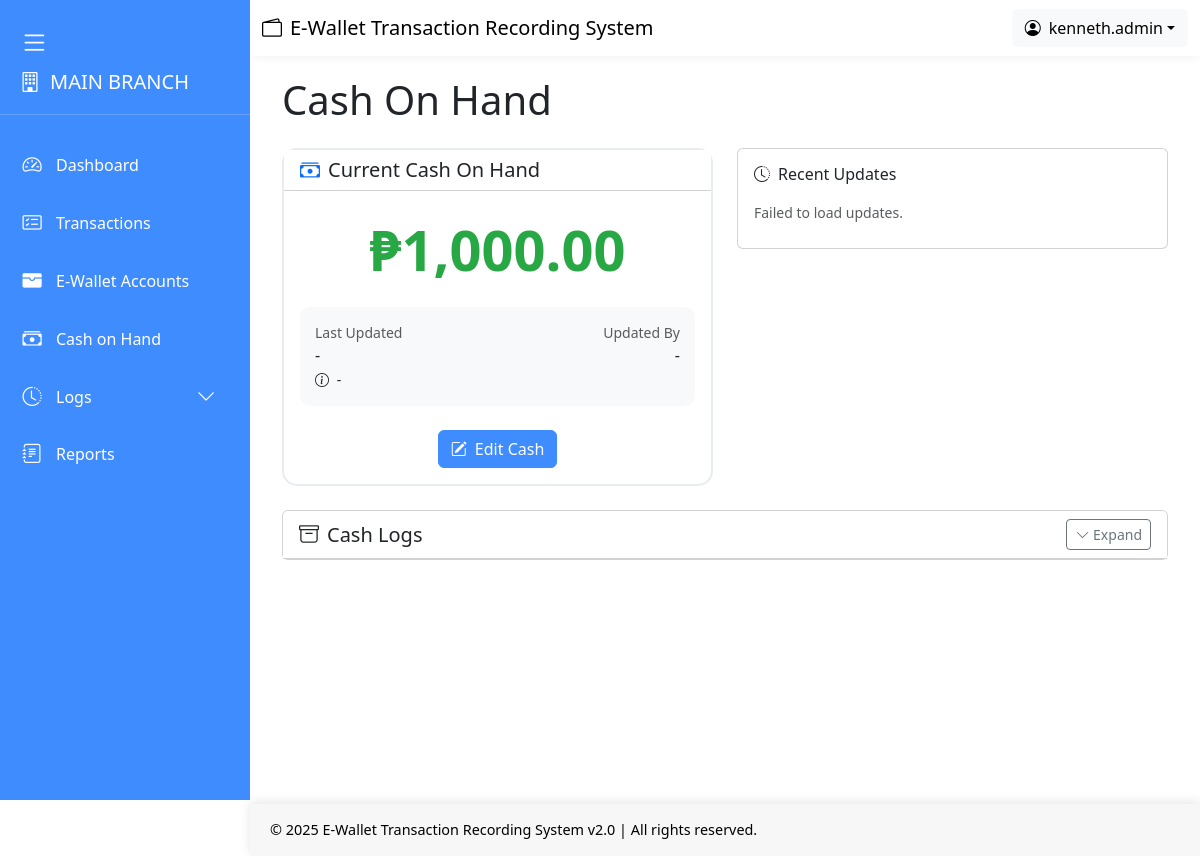
/public/cash_on_hand.php (signed in), run on an earlier commit of the app's database.
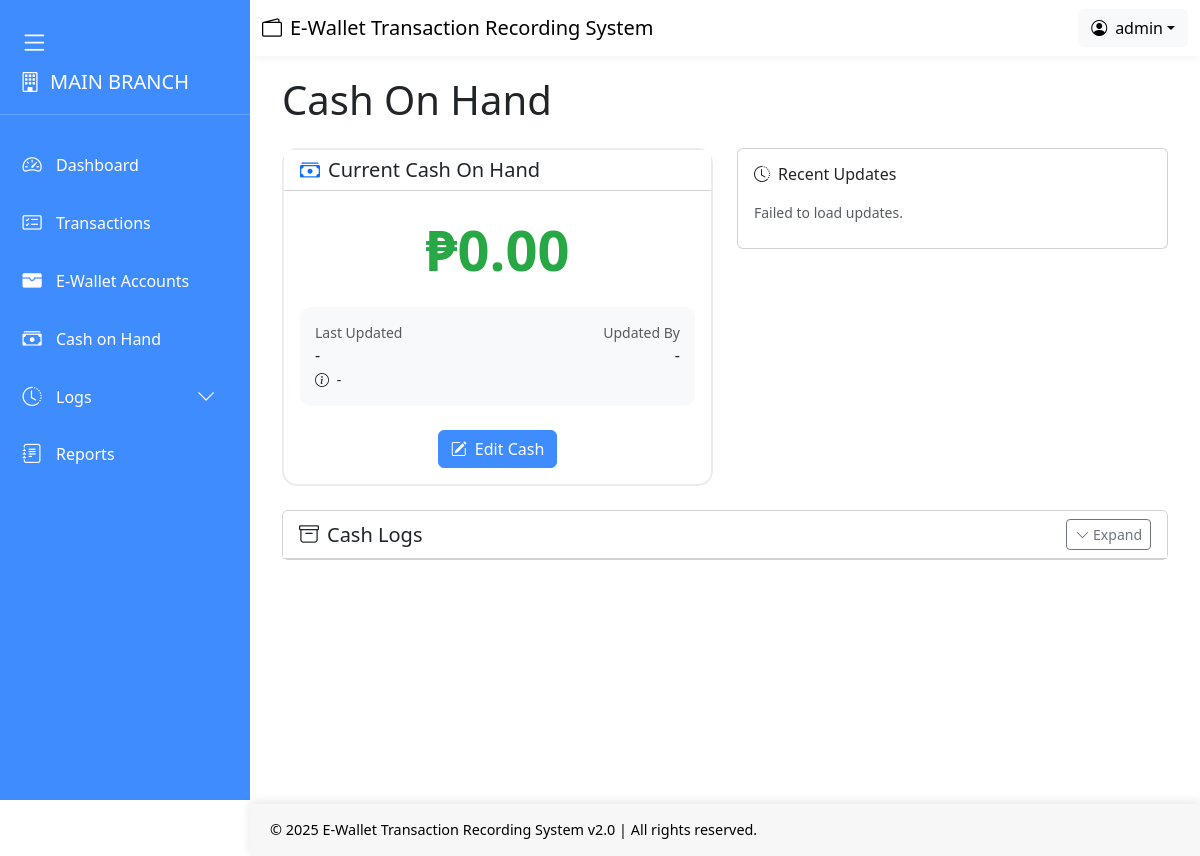
And on a later commit of the database.
### tables this page shows
CREATE TABLE `branches` (
  `id` int(10) UNSIGNED NOT NULL,
  `branch_name` varchar(255) NOT NULL,
  `address` varchar(500) DEFAULT NULL,
  `current_coh` decimal(15,2) NOT NULL DEFAULT 0.00,
  `status` tinyint(1) NOT NULL DEFAULT 1,
  `created_at` datetime NOT NULL DEFAULT current_timestamp(),
  `updated_at` datetime NOT NULL DEFAULT current_timestamp() ON UPDATE current_timestamp()
);

### config/helpers.php (called while the page is built, shortened)
<?php
require 'db.php';
function currentBranchId()
{
    return $_SESSION['branch_id'] ?? null;
}
function currentRole()
{
    return $_SESSION['role'] ?? null;
}
function currentBranchName()
{
    $branchId = currentBranchId();
    global $con;
    $stmt = $con->prepare("SELECT branch_name FROM branches WHERE id = ? LIMIT 1");
    $stmt->bind_param("i", $branchId);
    $stmt->execute();
    $result = $stmt->get_result();
    if ($result && $row = $result->fetch_assoc()) {
        return $row['branch_name'];
    }
    return "Unknown Branch";
}
function fetchCurrentBranchCoh($branchId) {
    global $con;
    $stmt = $con->prepare("SELECT current_coh FROM branches WHERE id = ? LIMIT 1");
    $stmt->bind_param("i", $branchId);
    $stmt->execute();
    $result = $stmt->get_result();
    if ($result && $row = $result->fetch_assoc()) {
        return $row['current_coh'];
    }
    return 0;
}

### public/cash_on_hand.php (the view, shortened to what this page needs)
<!DOCTYPE html>
<html lang="en">
<?php include '../views/head.php'; ?>
<body>
    <?php include '../views/sidebar.php'; ?>
    <?php include '../views/header.php'; ?>
    <div class="content" id="mainContent">
        <div class="container-fluid">
            <h1 class="mb-4">Cash On Hand </h1>
            <div class="row">
                <div class="col-lg-8 col-xl-6">
                    <div class="card cash-card">
                        <div class="card-header bg-white">
                            <h5 class="card-title mb-0 d-flex align-items-center">
                                <i class="bi bi-cash-stack me-2 text-primary"></i>
                                Current Cash On Hand
                            </h5>
                        </div>
                        <div class="card-body text-center">
                            <div class="cash-amount mb-3" id="currentCashAmount">
                                <?php
                                echo '₱' . number_format(fetchCurrentBranchCoh($_SESSION['branch_id']), 2);
                                ?>
                            </div>
                            <div class="cash-info mb-4">
                                <div class="row">
                                    <div class="col-6 text-start">
                                        <small class="text-muted d-block">Last Updated</small>
                                        <div class="fw-medium" id="lastUpdatedDate">-</div>
                                        <small>
                                            <i class="bi bi-info-circle me-1"></i>
                                            <span id="lastUpdatedTime">-</span>
                                        </small>
                                    </div>
                                    <div class="col-6 text-end">
                                        <small class="text-muted d-block">Updated By</small>
                                        <div class="fw-medium" id="updatedBy">-</div>
                                    </div>
                                </div>
                            </div>
                            <button class="btn btn-primary edit-btn" id="editCashBtn">
                                <i class="bi bi-pencil-square me-1"></i> Edit Cash
                            </button>
                        </div>
                    </div>
                </div>
                <div class="col-lg-4 col-xl-6 mt-4 mt-lg-0">
                    <div class="row">
                        <div class="col-12">
                            <div class="card">
                                <div class="card-body">
                                    <h6 class="card-title">
                                        <i class="bi bi-clock-history me-2"></i>Recent Updates
                                    </h6>
                                    <div class="list-group list-group-flush" id="updateHistory">
                                    </div>
                                </div>
                            </div>
                        </div>
                    </div>
                </div>
            </div>
            <div class="row mt-4">
                <div class="col-12">
                    <div class="card">
                        <div class="card-header bg-white d-flex justify-content-between align-items-center">
                            <h5 class="card-title mb-0">
                                <i class="bi bi-archive me-2"></i>Cash Logs
                            </h5>
                            <button class="btn btn-sm btn-outline-secondary" id="toggleHistory">
                                <i class="bi bi-chevron-down"></i> Expand
                            </button>
                        </div>
                    </div>
                </div>
            </div>
        </div>
    </div>
    <?php include '../views/footer.php'; ?>
</body>
</html>

### views/head.php (shortened to what this page needs)
<head>
    <link rel="stylesheet" href="../assets/css/bootstrap.min.css">
    <link rel="stylesheet" href="../assets/css/bootstrap-icons.css">
    <link rel="stylesheet" href="../assets/css/dataTables.bootstrap5.min.css">
    <link rel="stylesheet" href="../assets/css/style.css">
    <link rel="stylesheet" href="https://cdn.datatables.net/buttons/2.4.2/css/buttons.bootstrap5.min.css">
</head>

### views/sidebar.php (shortened to what this page needs)
<?php
require '../config/helpers.php';
?>
<div class="sidebar position-fixed" id="sidebar">
    <button class="hamburger-btn" id="hamburgerBtn">
        <i class="bi bi-list"></i>
    </button>
    <h5 class="text-center mb-4">
        <i class="bi bi-building"></i> <span>
            <?php
            if ($_SESSION['role'] === 'super_admin') {
                echo "SUPER ADMIN PANEL";
            } else {
                echo htmlspecialchars(currentBranchName());
            }
            ?>
        </span>
    </h5>
    <a href="<?= (currentRole() === 'super_admin') ? 'super_admin_dashboard' : 'dashboard'; ?>" class="menu-item">
        <i class="bi bi-speedometer2"></i>
        <span class="menu-text">Dashboard</span>
    </a>
    <a href="transactions" class="menu-item">
        <i class="bi bi-card-checklist"></i> <span class="menu-text">Transactions</span>
    </a>
    <a href="e-wallets" class="menu-item">
        <i class="bi bi-wallet-fill"></i> <span class="menu-text">E-Wallet Accounts</span>
    </a>
    <?php if (currentRole() !== 'super_admin'): ?>
        <a href="cash_on_hand" class="menu-item">
            <i class="bi bi-cash-stack"></i> <span class="menu-text">Cash on Hand</span>
        </a>
    <?php endif; ?>
    <?php if (currentRole() === 'super_admin' || currentRole() === 'admin'): ?>
        <div class="menu-item has-submenu">
            <a href="javascript:void(0)" class="menu-link" onclick="toggleSubmenu(this)">
                <i class="bi bi-clock-history"></i>
                <span class="menu-text">Logs</span>
                <i class="bi bi-chevron-down ms-auto submenu-icon"></i>
            </a>
        </div>
    <?php endif; ?>
    <a href="reports" class="menu-item">
        <i class="bi bi-journal-text"></i> <span class="menu-text">Reports</span>
    </a>
</div>

### views/header.php (shortened to what this page needs)
<nav class="navbar" id="navbar">
    <div class="container-fluid">
        <span class="navbar-brand">
            <i class="bi bi-wallet2 me-2"></i>E-Wallet Transaction Recording System
        </span>
        <div class="dropdown">
            <button class="btn btn-light dropdown-toggle d-flex align-items-center" type="button" id="userMenu"
                data-bs-toggle="dropdown" aria-expanded="false">
                <i class="bi bi-person-circle me-2"></i>
                <span>
                    <?php echo htmlspecialchars($_SESSION['name'] ?? 'User'); ?>
                </span>
            </button>
        </div>
    </div>
</nav>

### views/footer.php (shortened to what this page needs)
<footer class="footer" id="footer">
    <div class="footer-content">
        <div class="footer-copyright">
            © 2025 E-Wallet Transaction Recording System v2.0 | All rights reserved.
        </div>
    </div>
</footer>

### assets/css/style.css (style rules this page uses)
body { background: white; transition: margin-left 0.3s ease; }
.btn-primary { background-color: #3f8cff; border-color: #3f8cff; }
.sidebar { width: 250px; background: #3f8cff; min-height: 100vh; padding-top: 20px; color: white; transition: all 0.3s ease; overflow-x: hidden; position: fixed; left: 0; top: 0; z-index: 1000; }
.sidebar a { color: white; text-decoration: none; transition: all 0.3s ease; }
.sidebar .menu-item { padding: 12px 20px; display: flex; align-items: center; border-radius: 6px; margin-bottom: 5px; white-space: nowrap; }
.sidebar .menu-item i { font-size: 1.2rem; margin-right: 12px; min-width: 24px; text-align: center; }
.sidebar .menu-text { transition: opacity 0.3s ease; opacity: 1; }
.sidebar h5 { display: flex; align-items: center; justify-content: flex-start; padding: 0 20px 20px 20px; margin-bottom: 20px; border-bottom: 1px solid rgba(255, 255, 255, 0.2); margin-top: 50px; transition: all 0.3s ease; }
.sidebar h5 span { margin-left: 10px; transition: all 0.3s ease; }
.hamburger-btn { position: absolute; top: 15px; left: 15px; background: transparent; border: none; color: white; font-size: 1.8rem; cursor: pointer; padding: 5px; z-index: 1001; transition: all 0.3s ease; }
.content { margin-left: 250px; padding: 20px; transition: margin-left 0.3s ease; min-height: 100vh; }
.navbar { background: white; box-shadow: 0 2px 10px rgba(0, 0, 0, 0.05); position: sticky; top: 0; z-index: 999; margin-left: 250px; transition: margin-left 0.3s ease; }
.footer { background: #f7f7f7; color: rgb(0, 0, 0); padding: 15px 0; text-align: center; position: fixed; bottom: 0; left: 250px; width: calc(100% - 250px); z-index: 1000; box-shadow: 0 -2px 10px rgba(0, 0, 0, 0.1); transition: all 0.3s ease; }
.footer-content { display: flex; justify-content: space-between; align-items: center; padding: 0 20px; font-size: 0.9rem; }
.cash-card { border: 2px solid #e9ecef; border-radius: 15px; transition: all 0.3s ease; }
.cash-amount { font-size: 3.5rem; font-weight: 700; color: #28a745; }
.cash-info { background-color: #f8f9fa; border-radius: 10px; padding: 15px; }
.edit-btn { min-width: 100px; }
.has-submenu { display: flex; flex-direction: column; }
.has-submenu > .menu-link { display: flex; align-items: center; width: 100%; }

What changed in the data, as far as the page shows it:
changed branches "MAIN BRANCH": current_coh "1,000.00" → "0.00"
Also different on the page:
$_SESSION['name']: "kenneth.admin" → "admin"
